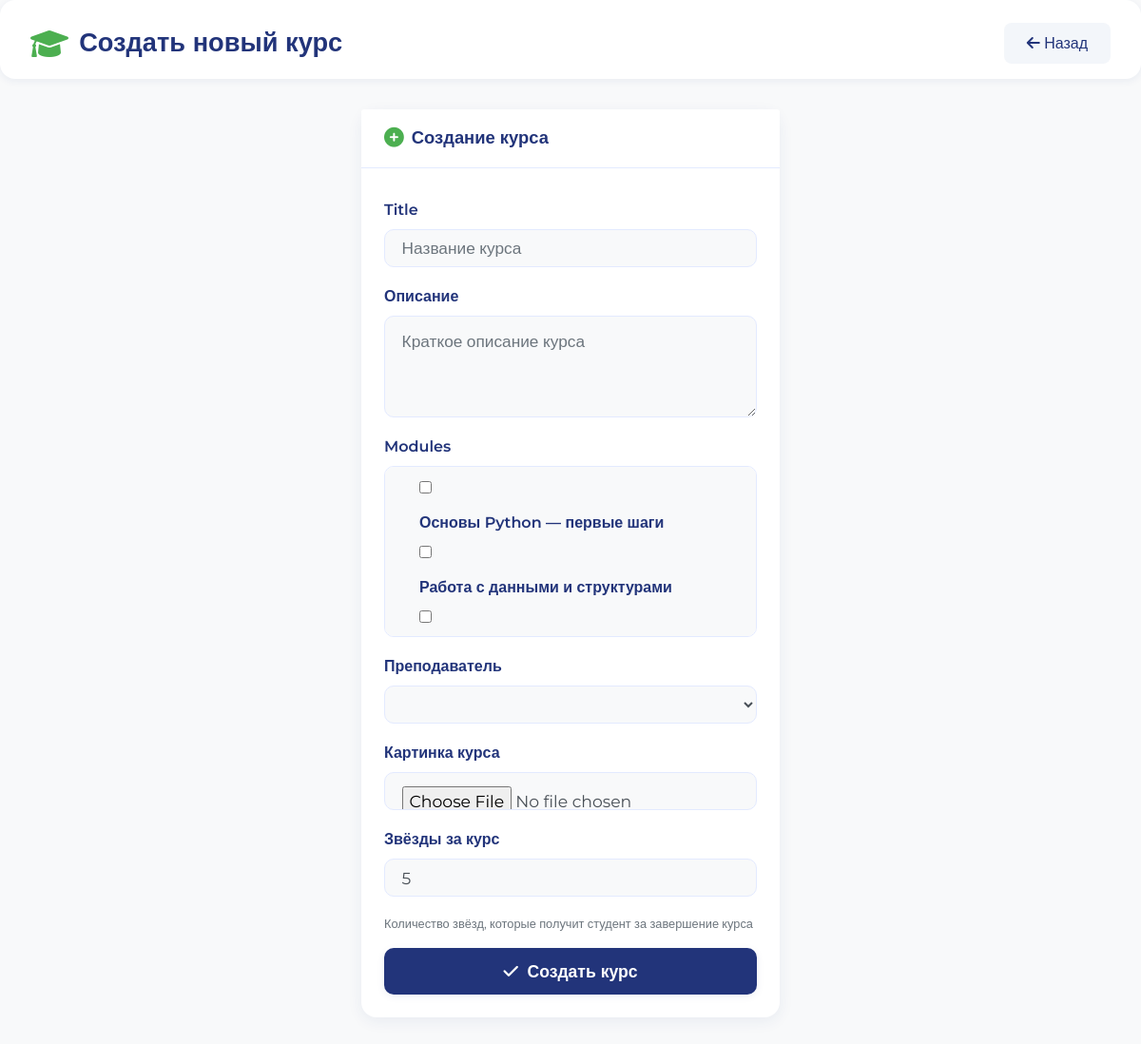
/create_course/ (signed in), run on an earlier commit of the app's database.
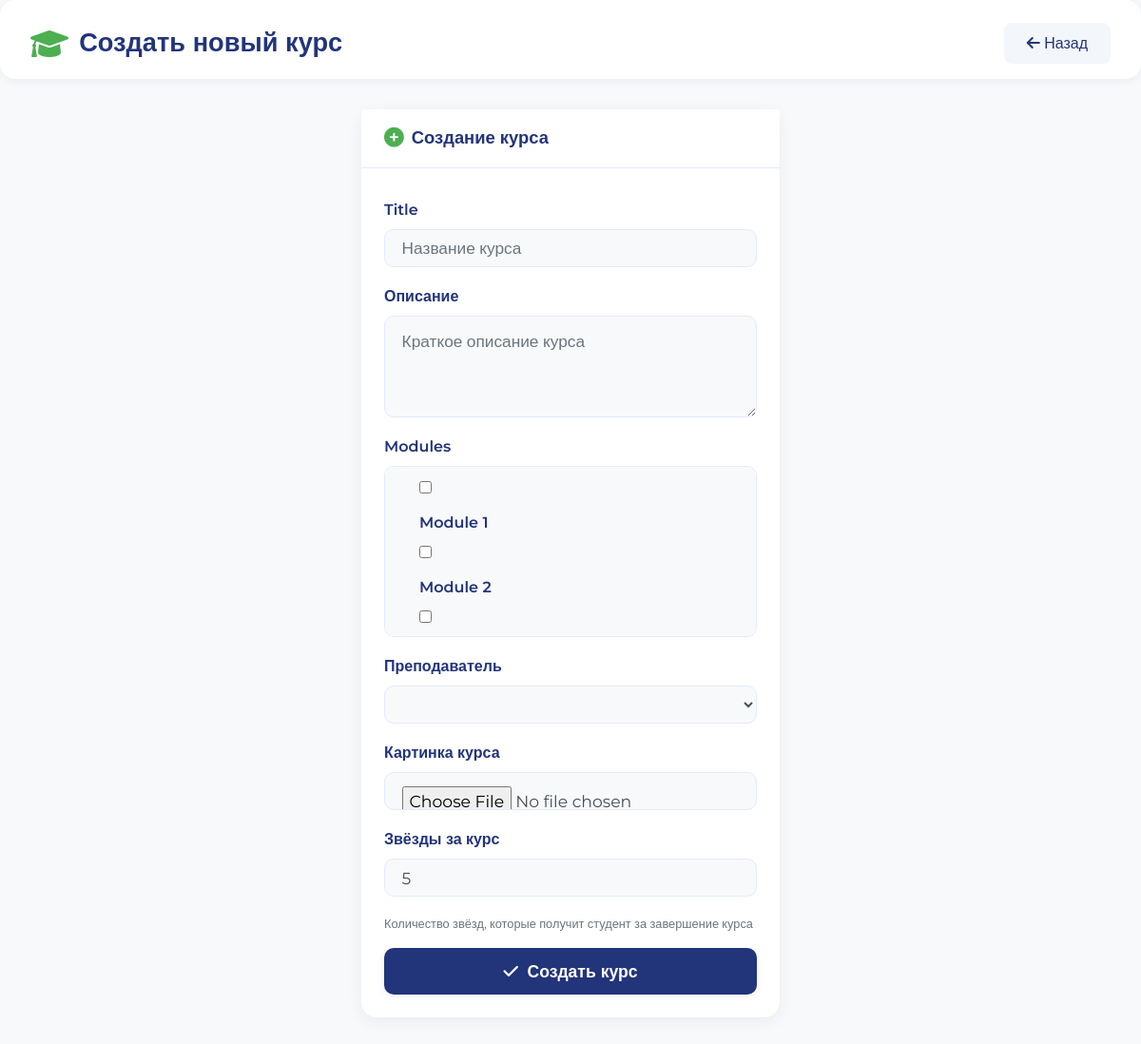
And on a later commit of the database.
### courses/models.py (models this page shows)
class Module(models.Model):
    title = models.CharField(max_length=100)
    lessons = models.ManyToManyField(Lesson)
    description = models.TextField(null=True, blank=True, default="")
    quizzes = models.ManyToManyField(Quiz, blank=True)  # Связь с квизами
    def __str__(self):
        return self.title

### courses/views.py (the view)
# urls.py: path('create_course/', views.create_course, name='create_course'),
@login_required
def create_course(request):
    if request.method == 'POST':
        course_form = CourseCreationForm(request.POST, request.FILES)
        if course_form.is_valid():
            course_form.save()
            return redirect('admin_courses_page')
    else:
        course_form = CourseCreationForm()
    courses = Course.objects.all()
    return render(request, 'courses/create_course.html', {
        'course_form': course_form,
        'courses': courses,
    })

### courses/models.py (called while the page is built)
    def __str__(self):
        return f"{self.first_name} {self.last_name}"

### courses/templates/courses/create_course.html (shortened to what this page needs)
{% load static %}
<!DOCTYPE html>
<html lang="ru">
<head>
    <link rel="stylesheet" href="https://stackpath.bootstrapcdn.com/bootstrap/4.5.2/css/bootstrap.min.css">
    <link rel="stylesheet" href="https://cdnjs.cloudflare.com/ajax/libs/font-awesome/6.0.0-beta3/css/all.min.css">
</head>
<body>
    <header class="admin-header">
        <span class="admin-title"><i class="fas fa-graduation-cap"></i>Создать новый курс</span>
        <a href="{% url 'admin_courses_page' %}" class="btn btn-back"><i class="fas fa-arrow-left"></i> Назад</a>
    </header>
    <div class="container">
        <div class="card">
            <div class="card-header">
                <h3><i class="fas fa-plus-circle"></i> Создание курса</h3>
            </div>
            <div class="card-body">
                <form method="post" enctype="multipart/form-data">
                    {% for field in course_form %}
                        {% if field.name == 'modules' %}
                            <div class="form-group">
                                <label>{{ field.label }}</label>
                                <div class="course-modules">
                                    {% for checkbox in field %}
                                        <div class="form-check">
                                            {{ checkbox.tag }}
                                            <label class="form-check-label" for="{{ checkbox.id_for_label }}">{{ checkbox.choice_label }}</label>
                                        </div>
                                    {% endfor %}
                                </div>
                            </div>
                        {% elif field.name == 'description' %}
                            <div class="form-group">
                                <label for="{{ field.id_for_label }}">Описание</label>
                                {{ field }}
                            </div>
                        {% elif field.name == 'image' %}
                            <div class="form-group">
                                <label for="{{ field.id_for_label }}">Картинка курса</label>
                                {{ field }}
                            </div>
                        {% else %}
                            <div class="form-group">
                                <label for="{{ field.id_for_label }}">{{ field.label }}</label>
                                {{ field }}
                                {% if field.help_text %}
                                    <small class="form-text text-muted">{{ field.help_text }}</small>
                                {% endif %}
                            </div>
                        {% endif %}
                    {% endfor %}
                    <button type="submit" class="btn btn-primary w-100 mt-2"><i class="fas fa-check"></i> Создать курс</button>
                </form>
            </div>
        </div>
    </div>
</body>
</html>

What changed in the data, as far as the page shows it:
removed Module: choice_label "Основы Python — первые шаги"
removed Module: choice_label "Работа с данными и структурами"
added Module: choice_label "Module 1"
added Module: choice_label "Module 2"
